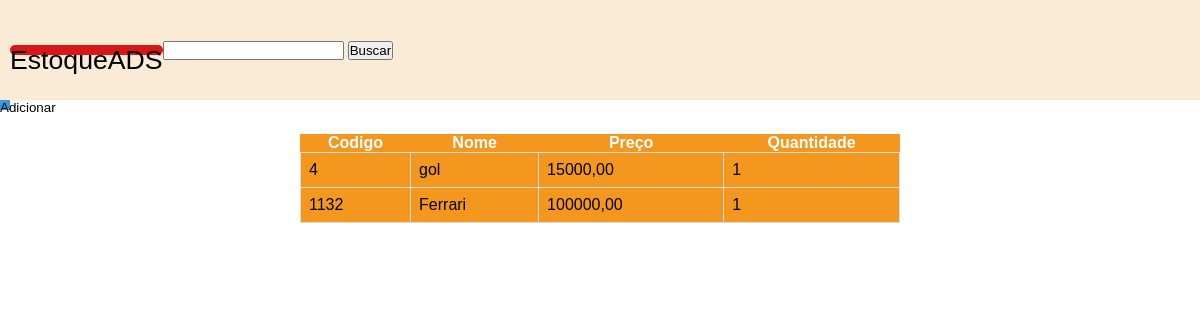
Before: / with the older database file.
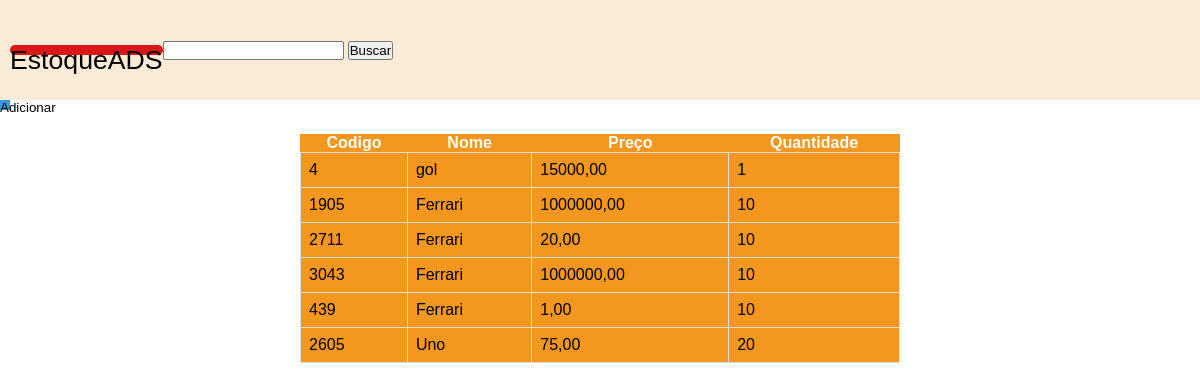
After: the same page with the newer database file.
### stockADS/models.py (models this page shows, shortened)
class Products(models.Model):
    name = models.CharField(max_length=255)
    category = models.ForeignKey(Categorias, on_delete=models.CASCADE, blank=True)
    picture = models.ImageField(blank=False)
    cod = models.IntegerField(unique=True)
    price = models.DecimalField(max_digits=12, decimal_places=2)
    description = models.TextField()
    qtd = models.IntegerField()
    discount = models.IntegerField()
    created_at = models.DateField()
    in_stock = models.BooleanField(default=False)
    class Meta:
            verbose_name = 'Products'
            verbose_name_plural = 'Products'

### stockADS/views.py (the view)
# urls.py: path('', views.index, name='home'),
def index(request):
    produtos = Products.objects.all()
    print(produtos)
    return render(request, 'pages/index.html', {'produtos':produtos})

### stockADS/templates/pages/index.html (shortened to what this page needs)
{% load static %}
<!DOCTYPE html>
<html lang="pt-br">
<head>
    <link rel="stylesheet" href="{% static 'css/global.css' %}">
</head>
<body>
    <header>
        <nav>
           <label  for="">EstoqueADS</label>
           <form action="{% url 'search-product' %}">
                <input type="search" name="q">
                <button >Buscar</button>
            </form>
        </nav>
    </header>
    <main>
        <div class="botao-add">
            <a href="{% url 'add_product' %}">Adicionar</a>
        </div>
        <div class="tabela">
            <table>
                <thead>
                    <tr>
                        <th>Codigo</th>
                        <th>Nome</th>
                        <th>Preço</th>
                        <th>Quantidade</th>
                    </tr>
                </thead>
                <tbody>
                    {% for produto in produtos %}
                    <tr>
                        <td><a href="{% url 'product-detail' produto.id %}"> {{produto.cod}} </a></td>
                        <td><a href="{% url 'product-detail' produto.id %}"> {{produto.name}} </a></td>
                        <td><a href="{% url 'product-detail' produto.id %}"> {{produto.price}} </a></td>
                        <td><a href="{% url 'product-detail' produto.id %}"> {{produto.qtd}} </a></td>
                    </tr>
                    {% endfor %}
                </tbody>
            </table>
        </div>
    </main>
</body>
</html>

### templates/static/css/global.css (style rules this page uses)
* { margin: 0; padding: 0; box-sizing: border-box; }
label { font: normal 20pt Arial; height: 10px; margin-left: 10px; background-color: rgb(216, 24, 24); border-radius: 15px; }
nav { background-color: rgb(207, 191, 191); height: 100px; display: flex; align-items: center; background-color: antiquewhite; }
table { width: 50%; background-color:rgb(243, 151, 31); margin-left: 25%; margin-top: 2%; border-collapse: collapse; font-family: Arial, sans-serif; }
th { color: white; font-weight: bold; }
td { border: 1px solid #dcdcdc; padding: 8px; color: black; }
a { text-decoration: none; color: black; }
.botao-add { background-color: #3498db; font: normal 10pt Arial; color: white; width: 10px; height: 10px; }

Changed rows visible on the page:
removed Products: cod "1132", name "Ferrari", price "100000,00", qtd "1"
added Products: cod "1905", name "Ferrari", price "1000000,00", qtd "10"
added Products: cod "2711", name "Ferrari", price "20,00", qtd "10"
added Products: cod "3043", name "Ferrari", price "1000000,00", qtd "10"
added Products: cod "439", name "Ferrari", price "1,00", qtd "10"
added Products: cod "2605", name "Uno", price "75,00", qtd "20"
